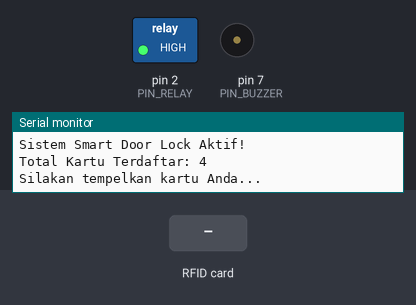
The sketch below on a simulated Arduino Uno, built with avr-gcc and run on an emulated ATmega328P. Shown: switched loads named in the sketch (green lamp = pin HIGH), buzzer (waves = sounding), the last lines printed to the serial monitor. Inputs (shaded band) come from the test bench. Pins used as bus, display or sensor lines are not drawn.

Above: at 1.2 s.
1.3 s: RFID card 93 4F E7 00 held to the reader
At 1.56 s:
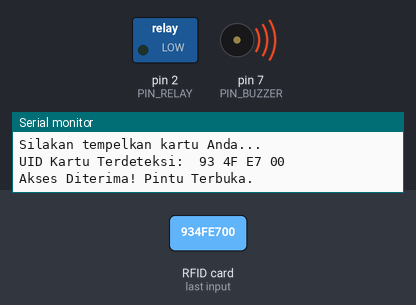
At 2.3 s:
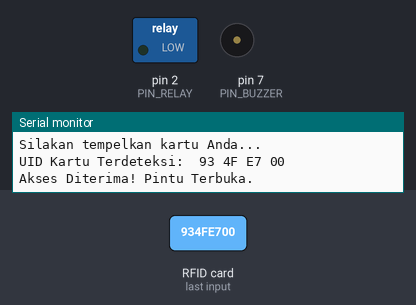
Timing chart, 0 to 8.0 s (numbered marks = the images above; inputs shaded):
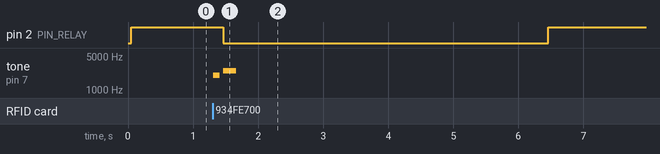

The sketch:

smart-dor-lock-rfid-relay-multiple-card.ino
```cpp
/*
 * PROJECT: RFID Smart Door Lock (Multi-Card Support)
 * HARDWARE: Arduino, RC522, Relay, Solenoid 12V, Buzzer
 */

#include <SPI.h>
#include <MFRC522.h>

// Definisi Pin
#define RST_PIN   9
#define SS_PIN    10
#define PIN_RELAY 2
#define PIN_BUZZER 7

// Buat objek RFID
MFRC522 mfrc522(SS_PIN, RST_PIN);

// ======================================================
// DAFTAR KARTU TERDAFTAR (ARRAY 2 DIMENSI)
// Tambahkan UID kartu/tag baru di dalam kurung kurawal ini
// ======================================================
const byte daftarKartu[][4] = {
  {0x93, 0x4F, 0xE7, 0x00}, // Kartu 1
  {0xDE, 0xAD, 0xBE, 0xEF}, // Kartu 2 (
  {0xA1, 0xB2, 0xC3, 0xD4}, // Kartu 3 (
  {0x12, 0x34, 0x56, 0x78}  // Kartu 4
};

// Hitung jumlah kartu terdaftar secara otomatis
const byte JUMLAH_KARTU = sizeof(daftarKartu) / sizeof(daftarKartu[0]);

void setup() {
  Serial.begin(9600);
  while (!Serial);

  SPI.begin();        // Inisialisasi bus SPI
  mfrc522.PCD_Init(); // Inisialisasi modul RFID RC522

  pinMode(PIN_RELAY, OUTPUT);
  pinMode(PIN_BUZZER, OUTPUT);

  // Setelan awal: Pintu terkunci (Relay OFF)
  digitalWrite(PIN_RELAY, HIGH);

  Serial.println("Sistem Smart Door Lock Aktif!");
  Serial.print("Total Kartu Terdaftar: ");
  Serial.println(JUMLAH_KARTU);
  Serial.println("Silakan tempelkan kartu Anda...");
}

void loop() {
  // 1. Cek apakah ada kartu baru yang ditempelkan
  if (!mfrc522.PICC_IsNewCardPresent()) {
    return;
  }

  // 2. Baca nomor seri (UID) kartu tersebut
  if (!mfrc522.PICC_ReadCardSerial()) {
    return;
  }

  // 3. Tampilkan UID Kartu ke Serial Monitor
  Serial.print("UID Kartu Terdeteksi: ");
  for (byte i = 0; i < mfrc522.uid.size; i++) {
    Serial.print(mfrc522.uid.uidByte[i] < 0x10 ? " 0" : " ");
    Serial.print(mfrc522.uid.uidByte[i], HEX);
  }
  Serial.println();

  // 4. Verifikasi UID ke semua kartu terdaftar
  if (verifikasiAkses(mfrc522.uid.uidByte, mfrc522.uid.size)) {
    Serial.println("Akses Diterima! Pintu Terbuka.");
    bukaPintu();
  } else {
    Serial.println("Akses Ditolak! Kartu Tidak Dikenal.");
    tolakAkses();
  }

  // Hentikan pembacaan kartu saat ini (debouncing)
  mfrc522.PICC_HaltA();
}

// ==========================================
// FUNGSI VERIFIKASI BANYAK KARTU
// ==========================================
bool verifikasiAkses(byte *uidDibaca, byte ukuranUid) {
  // Pastikan panjang UID adalah 4 byte
  if (ukuranUid != 4) return false;

  // Periksa ke setiap kartu di dalam daftar
  for (byte k = 0; k < JUMLAH_KARTU; k++) {
    bool cocok = true;

    // Cocokkan byte per byte (4 byte)
    for (byte b = 0; b < 4; b++) {
      if (uidDibaca[b] != daftarKartu[k][b]) {
        cocok = false;
        break; // Jika ada 1 byte beda, lewati ke kartu berikutnya
      }
    }

    // Jika ke-4 byte cocok sepenuhnya dengan salah satu kartu
    if (cocok) {
      return true; // Akses Diterima!
    }
  }

  return false; // Tidak ada kartu yang cocok
}

// ==========================================
// FUNGSI AKSI
// ==========================================
void bukaPintu() {
  // Bunyi beep sukses (2 nada cepat)
  tone(PIN_BUZZER, 2000, 100);
  delay(150);
  tone(PIN_BUZZER, 2500, 200);

  // Buka pengunci pintu (Relay ON)
  digitalWrite(PIN_RELAY, LOW);

  // Tahan pintu terbuka selama 5 detik
  delay(5000);

  // Kunci kembali pintu (Relay OFF)
  digitalWrite(PIN_RELAY, HIGH);
  Serial.println("Pintu Kembali Terkunci.");
}

void tolakAkses() {
  // Bunyi beep gagal (Nada rendah panjang)
  tone(PIN_BUZZER, 500, 1000);

  // Pintu dipastikan tetap terkunci
  digitalWrite(PIN_RELAY, HIGH);
}
```

Measured:
- after the input at 1.3 s, pin 2 (PIN_RELAY): HIGH → LOW after 0.16 s, → HIGH 5.0 s later; tone on pin 7 (PIN_BUZZER): silent → 2000 Hz at once, → silent 0.10 s later, → 2500 Hz 0.05 s later, → silent 0.20 s later
